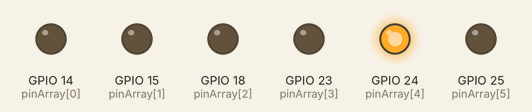
Simulated run of this program. Board: Raspberry Pi (BCM pin numbers). On the bench: output pins drawn as LEDs (lit = HIGH).

Above: at 0.15 s.
At 129.2 s:
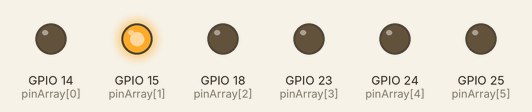
Timing chart, 0 to 129.5 s (numbered marks = the images above):
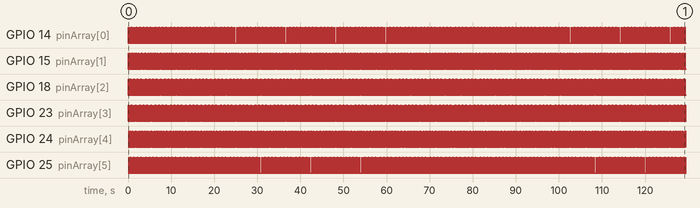

The program:

ledSecuencial.py
```python
import RPi.GPIO as GPIO
import time

GPIO.setmode(GPIO.BCM)
GPIO.setwarnings(False)

#pin leds
pinArray = [14,15,18,23,24,25]

#salidas
for pin in pinArray:
    GPIO.setup(pin, GPIO.OUT)

while True:

    for iteracion in range(2):
        for contador in range(5):
            GPIO.output(pinArray[contador], True)
            time.sleep(0.01)
            GPIO.output(pinArray[contador+1], True)
            time.sleep(0.01)
            GPIO.output(pinArray[contador], False)
            time.sleep(0.02)

        pinArray.reverse()


GPIO.cleanup() #limpiar GPIO
```

Measured:
- by itself, GPIO 14 (pinArray[0]), GPIO 25 (pinArray[5]): alternates HIGH for 0.05 s and LOW for 0.35 s
- by itself, GPIO 15 (pinArray[1]): repeats every 0.40 s: LOW 0.27 s, HIGH 0.05 s, LOW 0.03 s, HIGH 0.05 s
- by itself, GPIO 18 (pinArray[2]): repeats every 0.40 s: LOW 0.19 s, HIGH 0.05 s, LOW 0.11 s, HIGH 0.05 s
- by itself, GPIO 23 (pinArray[3]): repeats every 0.40 s: LOW 0.11 s, HIGH 0.05 s, LOW 0.19 s, HIGH 0.05 s
- by itself, GPIO 24 (pinArray[4]): repeats every 0.40 s: LOW 0.03 s, HIGH 0.05 s, LOW 0.27 s, HIGH 0.05 s
